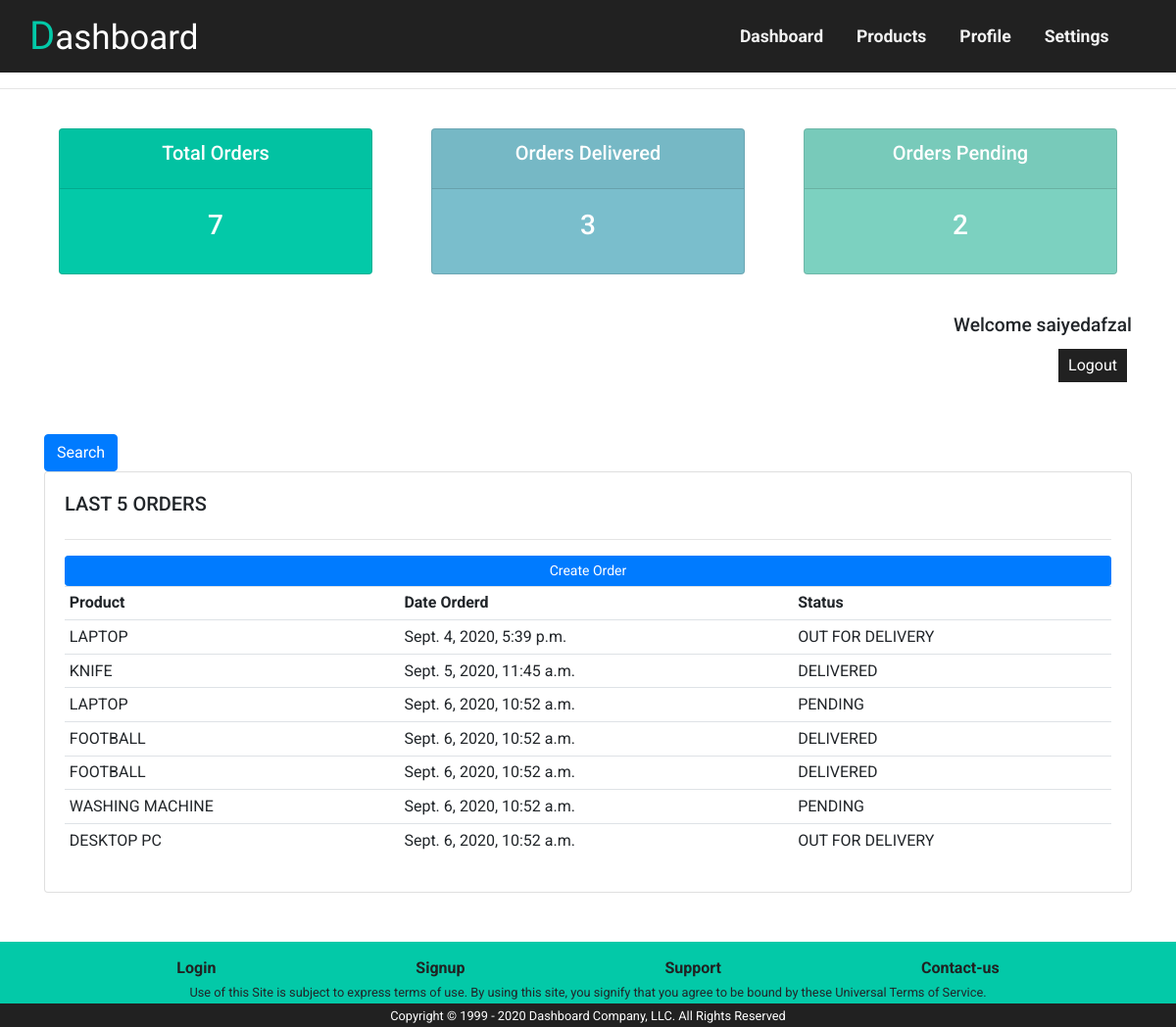
/user_home/ (signed in), run on the app's committed database.
### accounts/models.py (models this page shows, shortened)
class Order(models.Model):
    STATUS_CHOISE = (
                    ('Pending', 'Pending'),
                      ('Out For Delivery', 'Out For Delivery'),
                      ('Delivered', 'Delivered')
                    )
    customer = models.ForeignKey(Customers, null=True, on_delete=models.SET_NULL)
    products = models.ForeignKey(Products, null=True, on_delete=models.SET_NULL)
    date_created = models.DateTimeField(auto_now_add=True, null=True)
    status = models.CharField(max_length=200, choices=STATUS_CHOISE)

class Products(models.Model):
    CATAGORY_CHOISE = (('outdoor', 'outdoor'),('indoor', 'indoor'))
    name = models.CharField(max_length=200, null=True)
    price = models.FloatField()
    category = models.CharField(max_length=200, choices=CATAGORY_CHOISE)
    description = models.CharField(max_length=300, null=True, blank=True)
    date_created = models.DateTimeField(auto_now_add=True, null=True)
    tag = models.ManyToManyField(Tag)

### accounts/decorators.py (the view)
        def wrapper(request, *args, **kwargs):
            user_group = None
            if request.user.groups.exists():                    # Check if request.user has group
                user_group = request.user.groups.all()[0].name        # getting all group and slice Name of Group bcoz user can have multiple groups
            if user_group not in profiles:                 # Check if Group is in Allowed Profiles
                return redirect(redirect_url)
            else:
                return view_funct(request, *args, **kwargs)

### accounts/views.py (called while the page is built)
@login_required(login_url='login')
@allowed_profile(['customer', 'delivery', 'admin'], redirect_url='home')
def user_home(request):
    user_orders = request.user.customers.order_set.all()    # Getting all order of login Customer using one to one relation
    order_count = user_orders.count()
    order_delivered = user_orders.filter(status='Delivered').count()
    order_pending = user_orders.filter(status='Pending').count()
    context = {'order_list': user_orders, 'order_count': order_count, 'order_delivered': order_delivered,
               'order_pending': order_pending}
    return render(request, 'accounts/home/user_home.html', context)

### accounts/templates/accounts/home/user_home.html (shortened to what this page needs)
{% extends 'accounts/main.html' %}
{% load static %}
{% block cssfile %}
<link rel="stylesheet" type="text/css" href="{% static '/css/dashboard.css' %}">
{% endblock %}
{% block content %}
{% include 'accounts/status.html' %}
<br>
<div class="login-mssg">
	<h3>Welcome {{request.user}}</h3>
	<a class="logout-button" href="{% url 'logout' %}">Logout</a>
</div>
<br>
    <form method="get">
    {{order_filter_form.form}}<br>
    <button class="btn btn-primary" type="submit">Search</button>
      </form>
<div class="card card-body">
    <h5>LAST 5 ORDERS</h5>
    <hr>
    <a class="btn btn-primary  btn-sm btn-block" href="{% url 'create_order' %}">Create Order</a>
    <table class="table table-sm">
        <tr>
            <th>Product</th>
            <th>Date Orderd</th>
            <th>Status</th>
        </tr>
        {% for order in order_list %}
        <tr>
            <td>{{order.products.name.upper}}</td>
            <td>{{order.date_created}}</td>
            <td>{{order.status.upper}}</td>
        </tr>
        {% endfor %}
    </table>
</div>
{% endblock %}

### statics/css/shared.css (style rules this page uses)
* { box-sizing: border-box; }
body { font-family: 'Roboto', sans-serif; margin: 0; }
.login-mssg { text-align: right; }
.login-mssg h3 { font-size: 1.2rem; }
.logout-button { text-decoration: none; display: inline-block; padding: 5px 10px; background: #212121; color: white; margin: 5px; }

### data on the page
Order: products.name "LAPTOP", date_created "Sept. 4, 2020, 5:39 p.m.", status "OUT FOR DELIVERY"
Order: products.name "KNIFE", date_created "Sept. 5, 2020, 11:45 a.m.", status "DELIVERED"
Order: products.name "LAPTOP", date_created "Sept. 6, 2020, 10:52 a.m.", status "PENDING"
Order: products.name "FOOTBALL", date_created "Sept. 6, 2020, 10:52 a.m.", status "DELIVERED"
Order: products.name "FOOTBALL", date_created "Sept. 6, 2020, 10:52 a.m.", status "DELIVERED"
Order: products.name "WASHING MACHINE", date_created "Sept. 6, 2020, 10:52 a.m.", status "PENDING"
Order: products.name "DESKTOP PC", date_created "Sept. 6, 2020, 10:52 a.m.", status "OUT FOR DELIVERY"

### other printed values
{{ order_count }} "7"
{{ order_delivered }} "3"
{{ order_pending }} "2"
{{ request.user }} "saiyedafzal"
